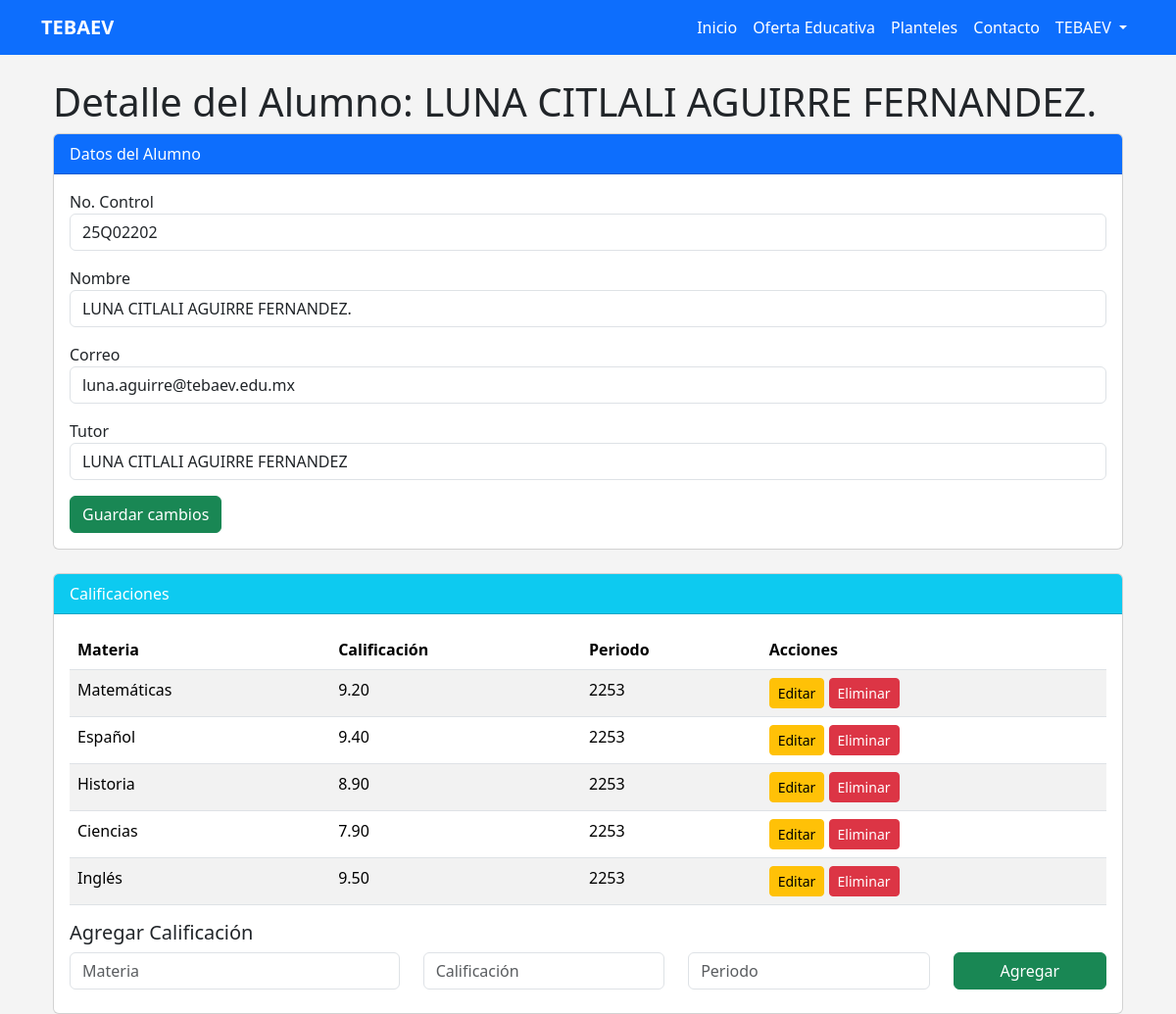
Screenshot of /docente/alumno/25Q02202/ with the database file from the repository.
### inicio/models.py (models this page shows, shortened)
class Alumno(models.Model):
    no_control = models.CharField(max_length=20, unique=True)
    nombre = models.CharField(max_length=200)
    modalidad = models.CharField(max_length=50, blank=True, null=True)
    plan_estudios = models.CharField(max_length=100, default="TEBAEV-2024")
    modulo_especialidad = models.CharField(max_length=50, blank=True, null=True)
    creditos_acumulados = models.DecimalField(max_digits=5, decimal_places=1, default=0.0)
    situacion_vigencia = models.CharField(max_length=50, blank=True, null=True)
    periodo_ingreso = models.CharField(max_length=20, blank=True, null=True)
    periodos_convalidados = models.IntegerField(default=0)
    periodo_actual = models.CharField(max_length=20, blank=True, null=True)
    clave_curp = models.CharField(max_length=20, blank=True, null=True)
    fecha_nacimiento = models.DateField(blank=True, null=True)
    calle = models.CharField(max_length=100, blank=True, null=True)
    numero = models.CharField(max_length=10, blank=True, null=True)
    colonia = models.CharField(max_length=50, blank=True, null=True)
    ciudad = models.CharField(max_length=50, blank=True, null=True)
    cp = models.CharField(max_length=10, blank=True, null=True)
    telefono_domicilio = models.CharField(max_length=20, blank=True, null=True)
    telefono_celular = models.CharField(max_length=20, blank=True, null=True)
    correo = models.EmailField()
    escuela_procedencia = models.CharField(max_length=200, blank=True, null=True)
    tutor = models.CharField(max_length=200, blank=True, null=True)
    contraseña = models.CharField(max_length=50, null=True, blank=True)
    avatar = models.ImageField(upload_to='avatars/', null=True, blank=True)

class Calificacion(models.Model):
    alumno = models.ForeignKey(Alumno, on_delete=models.CASCADE, related_name="calificaciones")
    materia = models.CharField(max_length=100)
    calificacion = models.DecimalField(max_digits=5, decimal_places=2)
    periodo = models.CharField(max_length=20)

### inicio/views.py (the view)
# urls.py: path('docente/alumno/<str:no_control>/', views.detalle_alumno_docente, name='detalle_alumno_docente'),
def detalle_alumno_docente(request, no_control):
    alumno = Alumno.objects.get(no_control=no_control)
    calificaciones = alumno.calificaciones.all()
    return render(request, "detalle_alumno_docente.html", {
        "alumno": alumno,
        "calificaciones": calificaciones
    })

### templates/detalle_alumno_docente.html (shortened to what this page needs)
{% extends "base.html" %}
{% block content %}
<div class="container mt-4">
    <h1>Detalle del Alumno: {{ alumno.nombre }}</h1>
    <div class="card mb-4">
        <div class="card-header bg-primary text-white">Datos del Alumno</div>
        <div class="card-body">
            <form method="POST">
                <div class="mb-3">
                    <label>No. Control</label>
                    <input type="text" class="form-control" name="no_control" value="{{ alumno.no_control }}" required>
                </div>
                <div class="mb-3">
                    <label>Nombre</label>
                    <input type="text" class="form-control" name="nombre" value="{{ alumno.nombre }}" required>
                </div>
                <div class="mb-3">
                    <label>Correo</label>
                    <input type="email" class="form-control" name="correo" value="{{ alumno.correo }}" required>
                </div>
                <div class="mb-3">
                    <label>Tutor</label>
                    <input type="text" class="form-control" name="tutor" value="{{ alumno.tutor }}">
                </div>
                <button type="submit" class="btn btn-success">Guardar cambios</button>
            </form>
        </div>
    </div>
    <div class="card">
        <div class="card-header bg-info text-white">Calificaciones</div>
        <div class="card-body">
            <table class="table table-striped">
                <thead>
                    <tr>
                        <th>Materia</th>
                        <th>Calificación</th>
                        <th>Periodo</th>
                        <th>Acciones</th>
                    </tr>
                </thead>
                <tbody>
                    {% for cal in calificaciones %}
                    <tr>
                        <td>{{ cal.materia }}</td>
                        <td>{{ cal.calificacion }}</td>
                        <td>{{ cal.periodo }}</td>
                        <td>
                            <a href="{% url 'editar_calificacion' cal.id %}" class="btn btn-sm btn-warning">Editar</a>
                            <a href="{% url 'eliminar_calificacion' cal.id %}"
                               class="btn btn-sm btn-danger"
                               onclick="return confirm('¿Seguro que deseas eliminar esta calificación?');">
                                Eliminar
                            </a>
                        </td>
                    </tr>
                    {% endfor %}
                </tbody>
            </table>
            <h5>Agregar Calificación</h5>
            <form method="POST" action="{% url 'agregar_calificacion' alumno.no_control %}">
                <div class="row">
                    <div class="col-md-4 mb-2">
                        <input type="text" class="form-control" name="materia" placeholder="Materia" required>
                    </div>
                    <div class="col-md-3 mb-2">
                        <input type="number" step="0.01" class="form-control" name="calificacion" placeholder="Calificación" required>
                    </div>
                    <div class="col-md-3 mb-2">
                        <input type="text" class="form-control" name="periodo" placeholder="Periodo" required>
                    </div>
                    <div class="col-md-2 mb-2">
                        <button class="btn btn-success w-100">Agregar</button>
                    </div>
                </div>
            </form>
        </div>
    </div>
</div>
{% endblock %}

### estilos.css (style rules this page uses)
body { background: #f4f4f4; }

### rows the page displays
Alumno: nombre "LUNA CITLALI AGUIRRE FERNANDEZ.", no_control "25Q02202", correo "luna.aguirre@tebaev.edu.mx", tutor "LUNA CITLALI AGUIRRE FERNANDEZ"
Calificacion: materia "Matemáticas", calificacion "9.20", periodo "2253"
Calificacion: materia "Español", calificacion "9.40", periodo "2253"
Calificacion: materia "Historia", calificacion "8.90", periodo "2253"
Calificacion: materia "Ciencias", calificacion "7.90", periodo "2253"
Calificacion: materia "Inglés", calificacion "9.50", periodo "2253"
